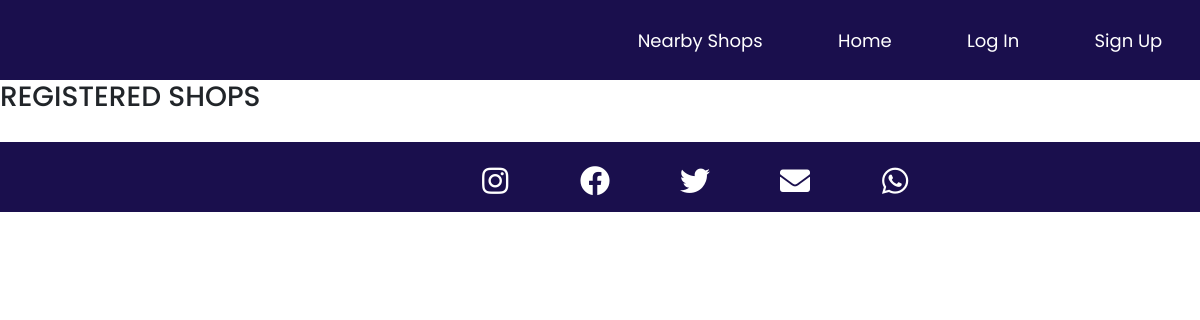
Page /shops/ on the earlier database version.
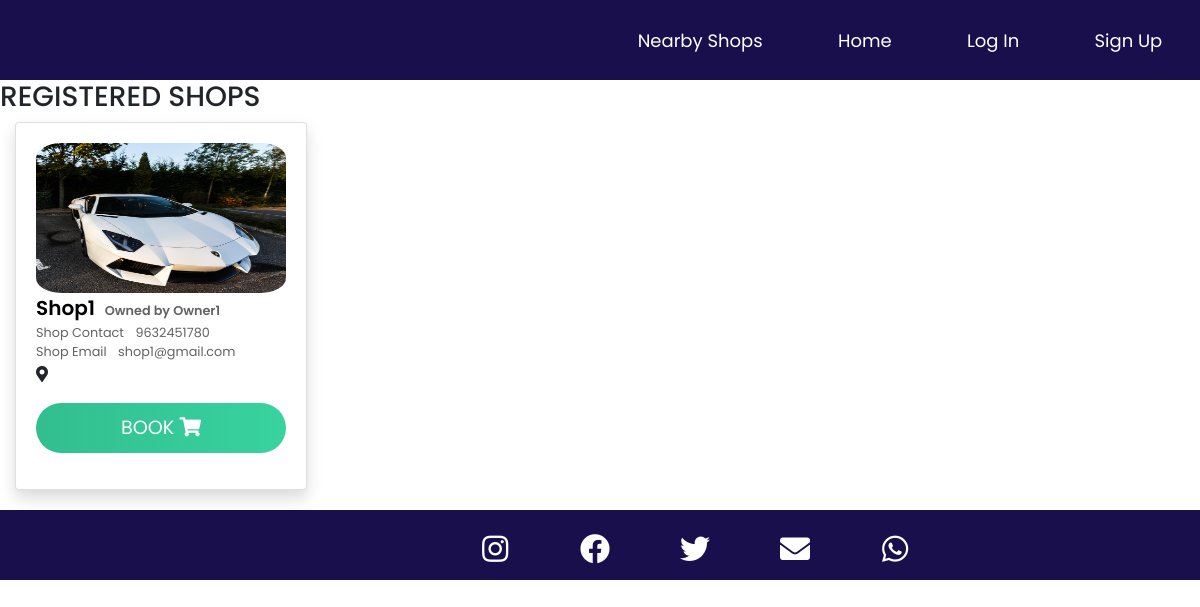
Same page on the later database version.
### carserviceapp/models.py (models this page shows, shortened)
class Shop(models.Model):
    shop_id = models.UUIDField(primary_key=True, default=uuid.uuid4, editable=False)
    shop_name = models.CharField(max_length=50)
    owner_name = models.CharField(max_length=50)
    shop_email = models.EmailField(max_length=60,unique=True)
    shop_contact = models.IntegerField(unique=True)
    owner_contact = models.IntegerField(unique=True)
    shop_location = AddressField()
    vehicle_servicing_charge = models.IntegerField()
    vehicle_breakdown_Support_charge = models.IntegerField()
    vehicle_parts_Replacement_charge = models.IntegerField()
    vehicle_modification_charge = models.IntegerField()
    body_repair_and_repainting_charge = models.IntegerField()
    shop_image = models.ImageField()

### carserviceapp/views.py (the view)
# urls.py: path('shops/',views.shops_view,name='shops'),
def shops_view(request):
    shops = Shop.objects.all()
    context = {'shops': shops}
    return render(request,'registration/shops.html',context)

### templates/registration/shops.html (shortened to what this page needs)
{% extends '../base.html' %}
{% load crispy_forms_tags %}
{% block content %}
<div class="">
    <div class="aesthetic-back-cover">
    <h3>REGISTERED SHOPS</h3>
        <div class="container-fluid" style="display: flex;">
            <div class="row">
            {% for s in shops %}
                <div class="col">
                    <div class = "card shadow" id="buy-cards">
                        <div class="card-body">
                            <img class="card-img-top" src="{{ s.shop_image.url}}" style="height: 150px; width: 250px;">
                            <div style="font-size: 1.25rem;color: #000000;font-weight: 600;" >
                                {{s.shop_name}}
                                <span style="font-size: 0.8rem;color: #636363;padding-left: 5px;" >Owned by {{s.owner_name}}</span>
                            </div>
                            <div style="font-size: 0.8rem;color: #636363;" >Shop Contact <span class="pl-2">{{s.shop_contact}}</span></div>
                            <div style="font-size: 0.8rem;color: #636363;" >Shop Email <span class="pl-2">{{s.shop_email}}</span></div>
                            <div style="display: flex; height: auto;font-size: 1rem;padding: 5px 0;">
                                <i class="fa fa-map-marker-alt"></i>
                                <span class="pl-2">{{s.shop_location}}</span>
                            </div>
                            <a href="/booking/?shopId={{s.shop_id}}" style="display: block;width: 100%;margin: auto;"><button style="width: 100%;" class="btn btn-primary mt-3">Book <div class="fa fa-shopping-cart"></div></button></a>
                        </div>
                    </div>
                </div>
            {% endfor %}
            </div>
        </div>
    </div>
</div>
{% endblock %}

### templates/base.html (shortened to what this page needs)
{% load static %}
<!DOCTYPE html>
<html lang="en">
<head>
   <link
      rel="stylesheet"
      href="https://stackpath.bootstrapcdn.com/bootstrap/4.5.2/css/bootstrap.min.css"
    />
   <link href='https://api.mapbox.com/mapbox-gl-js/v2.1.1/mapbox-gl.css' rel='stylesheet' />
   <link rel="stylesheet" href="https://api.mapbox.com/mapbox-gl-js/plugins/mapbox-gl-directions/v4.1.0/mapbox-gl-directions.css" type="text/css">
   <link rel="stylesheet" href="{% static 'style.css' %}">
   <link rel="stylesheet" href="{% static 'login.css' %}">
   <link
      rel="stylesheet"
      href="https://cdnjs.cloudflare.com/ajax/libs/font-awesome/4.7.0/css/font-awesome.min.css"
    />
    <link rel="stylesheet" href="https://unpkg.com/aos@next/dist/aos.css" />
   <link rel="stylesheet" href="https://cdnjs.cloudflare.com/ajax/libs/font-awesome/5.15.2/css/all.min.css" />
   <link rel="stylesheet" href="https://cdnjs.cloudflare.com/ajax/libs/fancybox/2.1.5/jquery.fancybox.min.css" media="screen">
   </head>
   <body>
      {% include "navbar.html" %}
        {% block content %}
        {% endblock %}
      {% include "footer.html" %}
   </body>
</html>

### templates/navbar.html (shortened to what this page needs)
<nav>
  <ul class="nav-links" data-aos="fade-down-right">
      <li><a href = "{% url 'shops' %}">Nearby Shops</a></li>
      <li><a href = "/" class="active">Home</a></li>
      {% if user.is_authenticated %}
      <li><a href = "{% url 'shopregister' %}">Partner with us</a></li>
      <li><a href = "#">My Account</a></li>
      <li><a href = "{% url 'logout' %}">Log Out</a></li>
      {% else %}
      <li><a href = "{% url 'login' %}">Log In</a></li>
      <li><a href = "{% url 'register' %}">Sign Up</a></li>
      {% endif %}
  </ul>
</nav>

### templates/footer.html
<div class="social_media">
    <ul>
        <li>
            <a href="#"><i class="fab fa-instagram"></i></a>
        </li>
        <li>
            <a href="#"><i class="fab fa-facebook"></i></a>
        </li>
        <li>
            <a href="#"><i class="fab fa-twitter"></i></a>
        </li>
        <li>
            <a href="#"><i class="fa fa-envelope"></i></a>
        </li>
        <li>
            <a href="#"><i class="fab fa-whatsapp"></i></a>
        </li>
    </ul>
</div>

### static/style.css (style rules this page uses)
* { margin: 0; padding: 0; box-sizing: border-box; }
body { font-family: sans-serif; }
nav { height: 10vh; background-color: #1a0f4d; }
.nav-links { display: flex; list-style: none; width: 50%; height: 100%; justify-content: space-around; align-items: center; margin-left: auto; }
.nav-links li a { color: white; text-decoration: none; font-size: 18px; transition: 0.5s; }
.social_media { background-color: #1a0f4d; height: 70px; margin: 20px 0 0; bottom: 0; }
.social_media ul { display: flex; padding-left: 470px; }
.social_media ul li { list-style: none; width: 100px; }
.social_media ul li a { width: 50px; height: 50px; position: relative; display: block; line-height: 60px; font-size: 30px; padding: 10px; border-radius: 50%; color: white; text-align: center; transition: 0.5s; }
.card-img-top { border-radius: 10%; }

### static/login.css (style rules this page uses)
* { padding: 0; margin: 0; box-sizing: border-box; }
html { overflow-y: scroll; }
body { font-family: 'Poppins', sans-serif; }
a { display: block; text-align: right; text-decoration: none; color: #999; font-size: 0.9rem; transition: .3s; }
.btn { display: block; width: 100%; height: 50px; border-radius: 25px; outline: none; border: none; background-image: linear-gradient(to right, #32be8f, #38d39f, #32be8f); background-size: 200%; font-size: 1.2rem; color: #fff; font-family: 'Poppins', sans-serif; text-transform: uppercase; margin: 1rem 0; cursor: pointer; transition: .5s; }

Differences in the rows shown:
added Shop: shop_image (picture), shop_name "Shop1", owner_name "Owner1", shop_contact "9632451780", shop_email "shop1@gmail.com"
